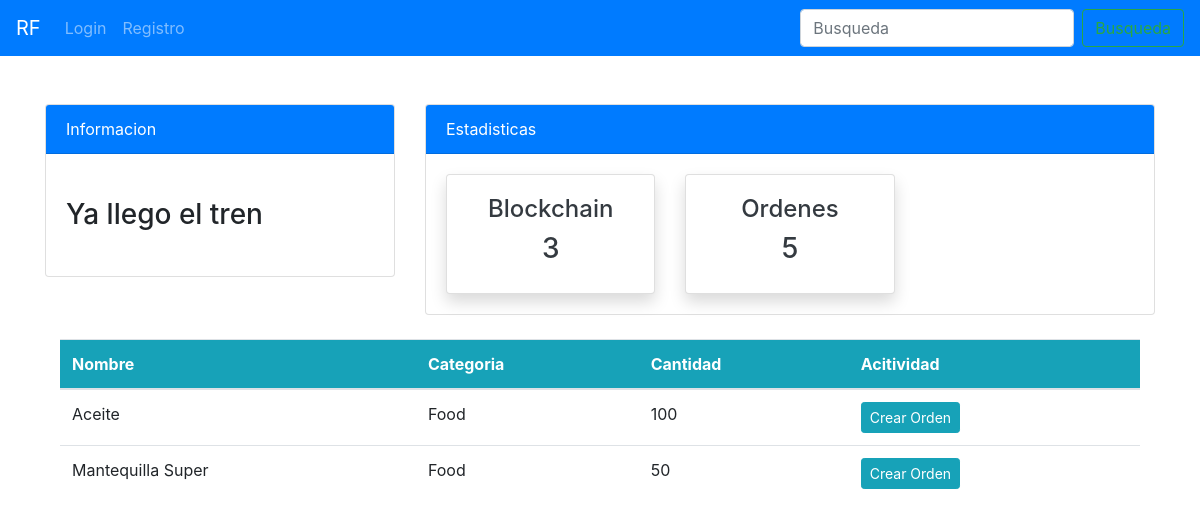
The app's page /blockchain/index, older data.
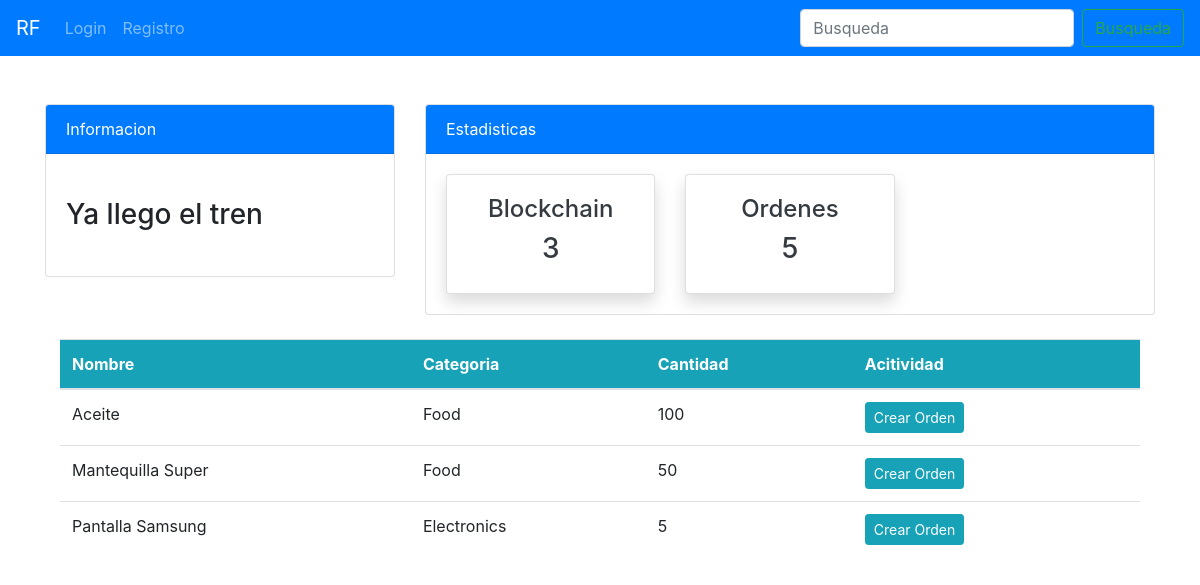
The same page, newer data.
### api/models.py (models this page shows, shortened)
class Product(models.Model):
    name = models.CharField(max_length=100, null=True)
    quantity = models.PositiveIntegerField(null=True)
    category = models.CharField(max_length=50, choices=CATEGORY, null=True)

### blockchain/views.py (the view)
# urls.py: path('index', views.index, name='block-index'),
def index(request):
    items = Product.objects.all() #usando ORM
    if request.method == "POST":
        form = ProductForm(request.POST)
        if form.is_valid():
            form.save()
            return redirect("api-productos")
    else:
        form = ProductForm()
    context = {
        'items': items,
        'form': form,
    }
    return render(request, 'blockchain/index.html', context)

### api/forms.py
class ProductForm(forms.ModelForm):
    class Meta:
        model = Product
        fields = ['name', 'category', 'quantity']
        labels = {
            'name': 'Nombre del Producto',     # Cambia "name" a "Nombre del Producto"
            'category': 'Categoría',           # Cambia "category" a "Categoría"
            'quantity': 'Cantidad Disponible', # Cambia "quantity" a "Cantidad Disponible"
        }

### templates/blockchain/index.html (shortened to what this page needs)
<!DOCTYPE html>
<html lang="es">
<head>
</head>
<body>
    {% extends 'partials/base.html' %}
    {% load crispy_forms_tags %}
    {% block content %}
    {% include 'blockchain/top_nav_block.html' %}
    <div class="container mt-4">
    <div class="col-md-auto">
        <table class="table bg-white">
            <thead class="bg-info text-white">
                <tr>
                    <th scope="col">Nombre</th>
                    <th scope="col">Categoria</th>
                    <th scope="col">Cantidad</th>
                    <th scope="col">Acitividad</th>
                </tr>
            </thead>
            <tbody>
                {% for item in items %}
                <tr>
                    <td>{{ item.name }}</td>
                    <td>{{ item.category }}</td>
                    <td>{{ item.quantity }}</td>
                    <td>
                        <a class="btn btn-info btn-sm mr-2"
                            href="{% url "blockchain-orden" item.id %}">Crear Orden</a>
                    </td>
                </tr>
                {% endfor %}
            </tbody>
        </table>
    </div>
</div>
    {% endblock %}

Row changes from the older to the newer data that the page shows:
added Product: name "Pantalla Samsung", category "Electronics", quantity "5"
